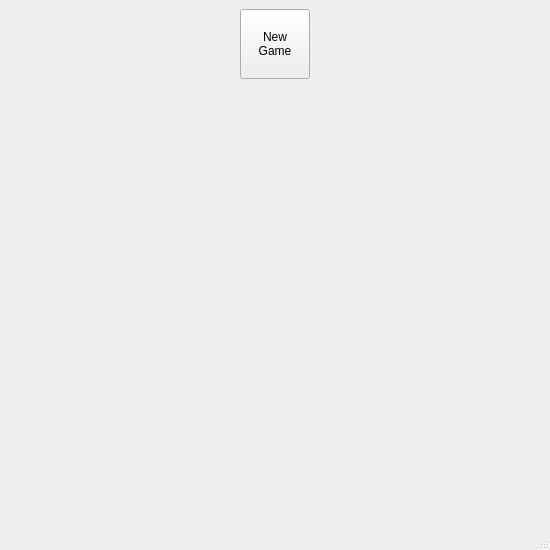
<?xml version="1.0" encoding="UTF-8"?>
<ui version="4.0">
 <class>MainWindow</class>
 <widget class="QMainWindow" name="MainWindow">
  <property name="enabled">
   <bool>true</bool>
  </property>
  <property name="geometry">
   <rect>
    <x>0</x>
    <y>0</y>
    <width>550</width>
    <height>550</height>
   </rect>
  </property>
  <property name="sizePolicy">
   <sizepolicy hsizetype="Fixed" vsizetype="Fixed">
    <horstretch>0</horstretch>
    <verstretch>0</verstretch>
   </sizepolicy>
  </property>
  <property name="minimumSize">
   <size>
    <width>550</width>
    <height>550</height>
   </size>
  </property>
  <property name="maximumSize">
   <size>
    <width>550</width>
    <height>550</height>
   </size>
  </property>
  <property name="baseSize">
   <size>
    <width>550</width>
    <height>550</height>
   </size>
  </property>
  <property name="windowTitle">
   <string>MainWindow</string>
  </property>
  <widget class="QWidget" name="centralwidget">
   <layout class="QGridLayout" name="gridLayout">
    <item row="0" column="0">
     <spacer name="horizontalSpacer">
      <property name="orientation">
       <enum>Qt::Orientation::Horizontal</enum>
      </property>
      <property name="sizeHint" stdset="0">
       <size>
        <width>40</width>
        <height>20</height>
       </size>
      </property>
     </spacer>
    </item>
    <item row="0" column="1">
     <widget class="QPushButton" name="pushButton">
      <property name="maximumSize">
       <size>
        <width>70</width>
        <height>70</height>
       </size>
      </property>
      <property name="text">
       <string>New
Game</string>
      </property>
     </widget>
    </item>
    <item row="0" column="2">
     <spacer name="horizontalSpacer_2">
      <property name="orientation">
       <enum>Qt::Orientation::Horizontal</enum>
      </property>
      <property name="sizeHint" stdset="0">
       <size>
        <width>40</width>
        <height>20</height>
       </size>
      </property>
     </spacer>
    </item>
    <item row="1" column="0" colspan="3">
     <widget class="QWidget" name="game_board" native="true">
      <property name="sizePolicy">
       <sizepolicy hsizetype="Fixed" vsizetype="Fixed">
        <horstretch>0</horstretch>
        <verstretch>0</verstretch>
       </sizepolicy>
      </property>
      <property name="maximumSize">
       <size>
        <width>520</width>
        <height>480</height>
       </size>
      </property>
     </widget>
    </item>
   </layout>
  </widget>
  <widget class="QMenuBar" name="menubar">
   <property name="geometry">
    <rect>
     <x>0</x>
     <y>0</y>
     <width>550</width>
     <height>24</height>
    </rect>
   </property>
  </widget>
  <widget class="QStatusBar" name="statusbar"/>
 </widget>
 <resources/>
 <connections/>
</ui>
